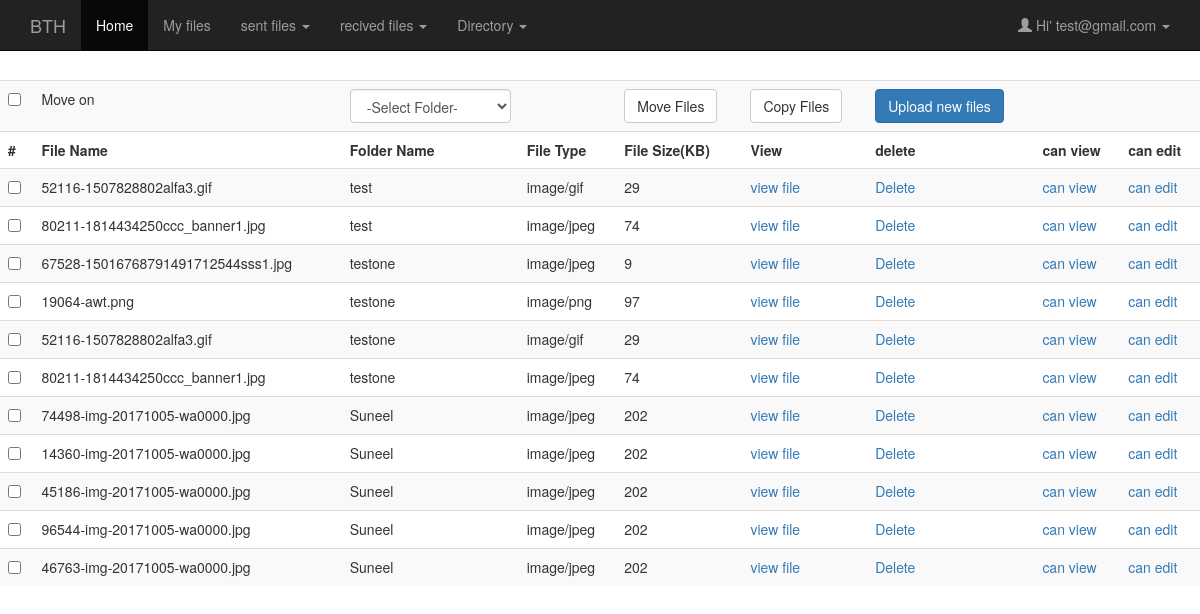
Screenshot of /view.php (signed in) with the database file from the repository.
### tables this page shows
CREATE TABLE IF NOT EXISTS `users` (
  `userId` int(11) NOT NULL AUTO_INCREMENT,
  `userName` varchar(30) NOT NULL,
  `userEmail` varchar(60) NOT NULL,
  `userPass` varchar(255) NOT NULL,
  `userFoldername` varchar(255) NOT NULL,
  PRIMARY KEY (`userId`),
  UNIQUE KEY `userEmail` (`userEmail`)
);

CREATE TABLE IF NOT EXISTS `tbl_uploads` (
  `id` int(10) NOT NULL AUTO_INCREMENT,
  `file` varchar(100) NOT NULL,
  `type` varchar(10) NOT NULL,
  `size` int(11) NOT NULL,
  `userId` int(11) NOT NULL,
  `file_status` int(11) NOT NULL,
  `file_dir_id` varchar(255) NOT NULL,
  `f_current_time` timestamp NOT NULL DEFAULT CURRENT_TIMESTAMP ON UPDATE CURRENT_TIMESTAMP,
  PRIMARY KEY (`id`),
  KEY `userId` (`userId`)
);

CREATE TABLE IF NOT EXISTS `tbl_directory` (
  `dir_id` int(11) NOT NULL AUTO_INCREMENT,
  `dir_userId` int(11) NOT NULL,
  `dir_name` varchar(255) NOT NULL,
  `dir_status` int(11) NOT NULL,
  `dir_created_date` timestamp NOT NULL DEFAULT CURRENT_TIMESTAMP ON UPDATE CURRENT_TIMESTAMP,
  `dir_type` varchar(255) NOT NULL,
  `dir_size` varchar(255) NOT NULL,
  PRIMARY KEY (`dir_id`)
);

### view.php (the view, shortened to what this page needs)
<?php include_once('include/header.php');
?>
<br>
<br>
<div class="table-responsive">
 <form name="view" id="view" method="post" action="view.php" enctype="multipart/form-data" onsubmit="return validate(this)">
	<table class="table table-striped">
    <tr>
      <td><input type="checkbox" name="checkbox" id="checkbox" onclick="checkAll(this)" /></td>
      <td>Move on</td>
      <td><select name="dir_name" id="dir_name" class="form-control">
        <option value="">-Select Folder-</option>
      </select></td>
	   <td>&nbsp;</td>
      <td><button class="btn btn-default" type="submit" name="move">Move Files</button></td>
	  <td><button class="btn btn-default" type="button" name="copy" id="btn-copy" onclick="validate(this.document.view)">Copy Files</button></td>
      <td><a class="btn btn-primary" href="index.php" role="button">Upload new files</a></td>
      <td>&nbsp;</td>
      <td>&nbsp;</td>
    </tr>
    <tr>
	<td><strong>#</strong></td>
    <td><strong>File Name</strong></td>
	<td><strong>Folder Name</strong></td>
    <td><strong>File Type</strong></td>
    <td><strong>File Size(KB)</strong></td>
    <td><strong>View</strong></td>
	<td><strong>delete</strong></td>
	<td><strong>can view</strong></td>
	<td><strong>can edit</strong></td>
    </tr>
    <?php
	$userId=$_SESSION['user'];
	$sql="SELECT * FROM tbl_uploads where userId=$userId";
	$result_set=mysql_query($sql);
	if(mysql_num_rows($result_set)>0){
	while($row=mysql_fetch_array($result_set))
	{
	   $dir_id=$row['file_dir_id'];
	   $sqlQuery="select * from tbl_directory where dir_status='1' and dir_userId='$userId' and dir_id='$dir_id' ORDER BY dir_name ASC";
	  $rsQuery=mysql_query($sqlQuery) or die($sqlQuery.' '.mysql_error());
	  if(mysql_num_rows($rsQuery)>0){
	     $results=mysql_fetch_assoc($rsQuery);
		 if(strtolower($results['dir_name'])==$directory_name)
		 $path="uploads/".$userRow['userFoldername'].'/';
		 else
		  $path="uploads/".$userRow['userFoldername'].'/'.strtolower($results['dir_name']).'/';
	  }
	  else{
	     $path="uploads/".$directory_name.'/';
	  }
		?>
        <tr>
		<td><input type="checkbox" name="chk[]" value="<?php echo $row['id'];?>" />	</td>
        <td><?php echo $row['file'] ?></td>
		<td><?php
		if($results['dir_name']==$userRow['userFoldername'])
		  echo 'root';
		else
		  echo $results['dir_name'];
		  ?>		</td>
        <td><?php echo $row['type'] ?></td>
        <td><?php echo $row['size'] ?></td>
        <td><a href="<?php echo $path.$row['file'] ?>"target="_blank">view file</a></td>
		<td><a href="delete.php?id=<?php echo $row['id'];?>" target="_self">Delete</a></td>
		<td><a href="canview.php" target="_blank">can view</a></td>
		<td><a href="canedit.php" target="_blank">can edit</a></td>
        </tr>
        <?php
	}
	}
	else{
	?>
	 <tr>
        <td colspan="7"><a href="uploads/<?php echo $row['file'] ?>"target="_blank"></a><a href="canview.php" target="_blank"></a><a href="canedit.php" target="_blank">There is no record .!!!!!!!!!!!!! </a></td>
      </tr>
	<?php
	}
	?>
    </table>
 </form>
</div>
</body>
</html>

### include/header.php (shortened to what this page needs)
<?php
	$res=mysql_query("SELECT * FROM users WHERE userId=".$_SESSION['user']);
	$userRow=mysql_fetch_array($res);
?>
<!DOCTYPE html>
<html>
<head>
<link rel="stylesheet" href="assets/css/bootstrap.min.css" type="text/css"  />
<link rel="stylesheet" href="style.css" type="text/css" />
</head>
<body>
	<nav class="navbar navbar-inverse navbar-fixed-top">
      <div class="container">
        <div class="navbar-header">
          <a class="navbar-brand" href="home.php">BTH</a>
        </div>
        <div id="navbar" class="navbar-collapse collapse">
          <ul class="nav navbar-nav">
            <li class="active"><a href="home.php">Home</a></li>
            <li><a href="view.php">My files</a></li>
			<li class="dropdown">
          <a href="#" class="dropdown-toggle" data-toggle="dropdown" role="button" aria-haspopup="true" aria-expanded="false">sent files <span class="caret"></span></a>
        </li>
		<li class="dropdown">
          <a href="#" class="dropdown-toggle" data-toggle="dropdown" role="button" aria-haspopup="true" aria-expanded="false">recived files <span class="caret"></span></a>
        </li>
		<li class="dropdown">
          <a href="#" class="dropdown-toggle" data-toggle="dropdown" role="button" aria-haspopup="true" aria-expanded="false">Directory <span class="caret"></span></a>
        </li>
          </ul>
          <ul class="nav navbar-nav navbar-right">
            <li class="dropdown">
              <a href="#" class="dropdown-toggle" data-toggle="dropdown" role="button" aria-haspopup="true" aria-expanded="false">
			  <span class="glyphicon glyphicon-user"></span>&nbsp;Hi' <?php echo $userRow['userEmail']; ?>&nbsp;<span class="caret"></span></a>
            </li>
          </ul>
        </div>
      </div>
    </nav>
	<br>
	<br>

### style.css (style rules this page uses)
* { margin:0; padding:0; }

### rows the page displays
users: userEmail "test@gmail.com"
tbl_uploads: file "52116-1507828802alfa3.gif", tbl_directory.dir_name "test", type "image/gif", size "29"
tbl_uploads: file "80211-1814434250ccc_banner1.jpg", tbl_directory.dir_name "test", type "image/jpeg", size "74"
tbl_uploads: file "67528-15016768791491712544sss1.jpg", tbl_directory.dir_name "testone", type "image/jpeg", size "9"
tbl_uploads: file "19064-awt.png", tbl_directory.dir_name "testone", type "image/png", size "97"
tbl_uploads: file "52116-1507828802alfa3.gif", tbl_directory.dir_name "testone", type "image/gif", size "29"
tbl_uploads: file "80211-1814434250ccc_banner1.jpg", tbl_directory.dir_name "testone", type "image/jpeg", size "74"
tbl_uploads: file "74498-img-20171005-wa0000.jpg", tbl_directory.dir_name "Suneel", type "image/jpeg", size "202"
tbl_uploads: file "14360-img-20171005-wa0000.jpg", tbl_directory.dir_name "Suneel", type "image/jpeg", size "202"
tbl_uploads: file "45186-img-20171005-wa0000.jpg", tbl_directory.dir_name "Suneel", type "image/jpeg", size "202"
tbl_uploads: file "96544-img-20171005-wa0000.jpg", tbl_directory.dir_name "Suneel", type "image/jpeg", size "202"
tbl_uploads: file "46763-img-20171005-wa0000.jpg", tbl_directory.dir_name "Suneel", type "image/jpeg", size "202"
